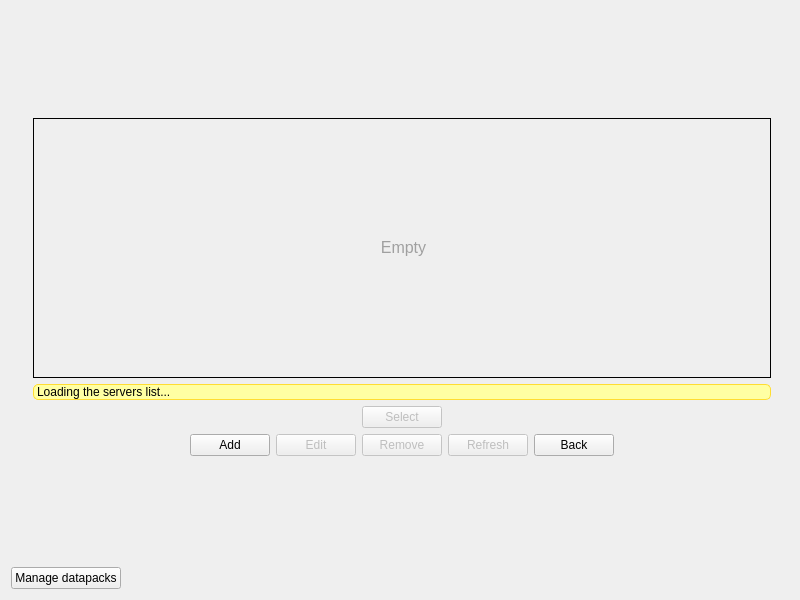
<?xml version="1.0" encoding="UTF-8"?>
<ui version="4.0">
 <class>MainWindow</class>
 <widget class="QMainWindow" name="MainWindow">
  <property name="geometry">
   <rect>
    <x>0</x>
    <y>0</y>
    <width>800</width>
    <height>600</height>
   </rect>
  </property>
  <property name="minimumSize">
   <size>
    <width>800</width>
    <height>600</height>
   </size>
  </property>
  <property name="maximumSize">
   <size>
    <width>800</width>
    <height>600</height>
   </size>
  </property>
  <property name="windowTitle">
   <string notr="true">CatchChallenger</string>
  </property>
  <property name="windowIcon">
   <iconset resource="../base/resources/client-resources.qrc">
    <normaloff>:/images/catchchallenger.png</normaloff>:/images/catchchallenger.png</iconset>
  </property>
  <widget class="QWidget" name="centralWidget">
   <layout class="QHBoxLayout" name="horizontalLayout">
    <property name="spacing">
     <number>0</number>
    </property>
    <property name="margin">
     <number>0</number>
    </property>
    <item>
     <widget class="QStackedWidget" name="stackedWidget">
      <property name="styleSheet">
       <string notr="true">#datapack{background-image: url(:/images/background.png);}</string>
      </property>
      <property name="currentIndex">
       <number>1</number>
      </property>
      <widget class="QWidget" name="mode">
       <property name="styleSheet">
        <string notr="true">#mode{background-image: url(:/images/background.jpg);}</string>
       </property>
       <layout class="QVBoxLayout" name="verticalLayout_9">
        <item>
         <widget class="QLabel" name="version">
          <property name="styleSheet">
           <string notr="true">color: rgb(120, 120, 120);</string>
          </property>
         </widget>
        </item>
        <item>
         <layout class="QHBoxLayout" name="horizontalLayout_8">
          <item>
           <spacer name="horizontalSpacer_11">
            <property name="orientation">
             <enum>Qt::Horizontal</enum>
            </property>
            <property name="sizeHint" stdset="0">
             <size>
              <width>40</width>
              <height>20</height>
             </size>
            </property>
           </spacer>
          </item>
          <item>
           <layout class="QVBoxLayout" name="verticalLayout_8">
            <item>
             <spacer name="verticalSpacer_5">
              <property name="orientation">
               <enum>Qt::Vertical</enum>
              </property>
              <property name="sizeHint" stdset="0">
               <size>
                <width>20</width>
                <height>40</height>
               </size>
              </property>
             </spacer>
            </item>
            <item>
             <widget class="QPushButton" name="solo">
              <property name="minimumSize">
               <size>
                <width>200</width>
                <height>30</height>
               </size>
              </property>
              <property name="text">
               <string>Solo</string>
              </property>
             </widget>
            </item>
            <item>
             <widget class="QPushButton" name="multiplayer">
              <property name="minimumSize">
               <size>
                <width>200</width>
                <height>30</height>
               </size>
              </property>
              <property name="text">
               <string>Multiplayers</string>
              </property>
             </widget>
            </item>
            <item>
             <spacer name="verticalSpacer_6">
              <property name="orientation">
               <enum>Qt::Vertical</enum>
              </property>
              <property name="sizeHint" stdset="0">
               <size>
                <width>20</width>
                <height>40</height>
               </size>
              </property>
             </spacer>
            </item>
           </layout>
          </item>
          <item>
           <spacer name="horizontalSpacer_12">
            <property name="orientation">
             <enum>Qt::Horizontal</enum>
            </property>
            <property name="sizeHint" stdset="0">
             <size>
              <width>40</width>
              <height>20</height>
             </size>
            </property>
           </spacer>
          </item>
         </layout>
        </item>
        <item>
         <widget class="QLabel" name="news">
          <property name="styleSheet">
           <string notr="true">background-color: rgb(220, 220, 240);
border: 1px solid rgb(100, 150, 240);
border-radius:5px;
color: rgb(0, 0, 0);</string>
          </property>
          <property name="text">
           <string/>
          </property>
          <property name="openExternalLinks">
           <bool>true</bool>
          </property>
         </widget>
        </item>
        <item>
         <widget class="QLabel" name="update">
          <property name="styleSheet">
           <string notr="true">background-color: rgb(255, 255, 163);
border: 1px solid rgb(255, 221, 50);
border-radius:5px;
color: rgb(0, 0, 0);</string>
          </property>
          <property name="openExternalLinks">
           <bool>true</bool>
          </property>
         </widget>
        </item>
        <item>
         <layout class="QHBoxLayout" name="horizontalLayout_9">
          <item>
           <widget class="QToolButton" name="languages">
            <property name="icon">
             <iconset resource="../base/resources/client-resources.qrc">
              <normaloff>:/images/interface/languages.png</normaloff>:/images/interface/languages.png</iconset>
            </property>
            <property name="iconSize">
             <size>
              <width>22</width>
              <height>22</height>
             </size>
            </property>
           </widget>
          </item>
          <item>
           <spacer name="horizontalSpacer_10">
            <property name="orientation">
             <enum>Qt::Horizontal</enum>
            </property>
            <property name="sizeHint" stdset="0">
             <size>
              <width>40</width>
              <height>20</height>
             </size>
            </property>
           </spacer>
          </item>
          <item>
           <widget class="QLabel" name="label_catchchallenger_link">
            <property name="text">
             <string>&lt;a href=&quot;http://catchchallenger.first-world.info/&quot;&gt;&lt;span style=&quot;color:#FFF;text-decoration:none;&quot;&gt;CatchChallenger&lt;/span&gt;&lt;/a&gt; &lt;!-- (Don't remove please) --&gt;</string>
            </property>
            <property name="openExternalLinks">
             <bool>true</bool>
            </property>
           </widget>
          </item>
         </layout>
        </item>
       </layout>
      </widget>
      <widget class="QWidget" name="multi">
       <property name="styleSheet">
        <string notr="true">#multi{background-image: url(:/images/background.jpg);}</string>
       </property>
       <layout class="QVBoxLayout" name="verticalLayout_3">
        <item>
         <spacer name="verticalSpacer_login_2">
          <property name="orientation">
           <enum>Qt::Vertical</enum>
          </property>
          <property name="sizeHint" stdset="0">
           <size>
            <width>20</width>
            <height>197</height>
           </size>
          </property>
         </spacer>
        </item>
        <item>
         <layout class="QHBoxLayout" name="horizontalLayout_14">
          <item>
           <spacer name="horizontalSpacer_22">
            <property name="orientation">
             <enum>Qt::Horizontal</enum>
            </property>
            <property name="sizeHint" stdset="0">
             <size>
              <width>40</width>
              <height>20</height>
             </size>
            </property>
           </spacer>
          </item>
          <item>
           <widget class="QFrame" name="frame_border_server">
            <property name="minimumSize">
             <size>
              <width>777</width>
              <height>379</height>
             </size>
            </property>
            <property name="maximumSize">
             <size>
              <width>777</width>
              <height>379</height>
             </size>
            </property>
            <property name="styleSheet">
             <string notr="true">#frame_border_server{background-image: url(:/images/savegame-select.png);}</string>
            </property>
            <layout class="QHBoxLayout" name="horizontalLayout_11">
             <item>
              <spacer name="horizontalSpacer_16">
               <property name="orientation">
                <enum>Qt::Horizontal</enum>
               </property>
               <property name="sizeHint" stdset="0">
                <size>
                 <width>40</width>
                 <height>20</height>
                </size>
               </property>
              </spacer>
             </item>
             <item>
              <widget class="QFrame" name="frame_server">
               <property name="minimumSize">
                <size>
                 <width>760</width>
                 <height>360</height>
                </size>
               </property>
               <property name="maximumSize">
                <size>
                 <width>760</width>
                 <height>360</height>
                </size>
               </property>
               <layout class="QVBoxLayout" name="verticalLayout_11">
                <item>
                 <widget class="QScrollArea" name="scrollArea_3">
                  <property name="styleSheet">
                   <string notr="true">QScrollArea {
	background-image: url(:/images/light-white.png);
border: 1px solid #000;
}
QLabel { padding:2px; }</string>
                  </property>
                  <property name="widgetResizable">
                   <bool>true</bool>
                  </property>
                  <widget class="QWidget" name="scrollAreaWidgetContentsServer">
                   <property name="geometry">
                    <rect>
                     <x>0</x>
                     <y>0</y>
                     <width>750</width>
                     <height>272</height>
                    </rect>
                   </property>
                   <layout class="QVBoxLayout" name="verticalLayout_12">
                    <item>
                     <widget class="QWidget" name="serverWidget" native="true">
                      <layout class="QVBoxLayout" name="verticalLayout_13">
                       <item>
                        <widget class="QLabel" name="serverEmpty">
                         <property name="text">
                          <string>&lt;html&gt;&lt;head/&gt;&lt;body&gt;&lt;p align=&quot;center&quot;&gt;&lt;span style=&quot; font-size:12pt; color:#a0a0a0;&quot;&gt;Empty&lt;/span&gt;&lt;/p&gt;&lt;/body&gt;&lt;/html&gt;</string>
                         </property>
                         <property name="textFormat">
                          <enum>Qt::RichText</enum>
                         </property>
                        </widget>
                       </item>
                      </layout>
                     </widget>
                    </item>
                   </layout>
                  </widget>
                 </widget>
                </item>
                <item>
                 <widget class="QLabel" name="warning">
                  <property name="styleSheet">
                   <string notr="true">background-color: rgb(255, 255, 163);
border: 1px solid rgb(255, 221, 50);
border-radius:5px;
color: rgb(0, 0, 0);</string>
                  </property>
                  <property name="text">
                   <string>Loading the servers list...</string>
                  </property>
                 </widget>
                </item>
                <item>
                 <layout class="QHBoxLayout" name="horizontalLayout_main">
                  <item>
                   <spacer name="horizontalSpacer_17">
                    <property name="orientation">
                     <enum>Qt::Horizontal</enum>
                    </property>
                    <property name="sizeHint" stdset="0">
                     <size>
                      <width>40</width>
                      <height>20</height>
                     </size>
                    </property>
                   </spacer>
                  </item>
                  <item>
                   <widget class="QPushButton" name="server_select">
                    <property name="enabled">
                     <bool>false</bool>
                    </property>
                    <property name="text">
                     <string>Select</string>
                    </property>
                   </widget>
                  </item>
                  <item>
                   <spacer name="horizontalSpacer_18">
                    <property name="orientation">
                     <enum>Qt::Horizontal</enum>
                    </property>
                    <property name="sizeHint" stdset="0">
                     <size>
                      <width>40</width>
                      <height>20</height>
                     </size>
                    </property>
                   </spacer>
                  </item>
                 </layout>
                </item>
                <item>
                 <layout class="QHBoxLayout" name="horizontalLayout_13">
                  <item>
                   <spacer name="horizontalSpacer_19">
                    <property name="orientation">
                     <enum>Qt::Horizontal</enum>
                    </property>
                    <property name="sizeHint" stdset="0">
                     <size>
                      <width>40</width>
                      <height>20</height>
                     </size>
                    </property>
                   </spacer>
                  </item>
                  <item>
                   <widget class="QPushButton" name="server_add">
                    <property name="text">
                     <string>Add</string>
                    </property>
                   </widget>
                  </item>
                  <item>
                   <widget class="QPushButton" name="server_edit">
                    <property name="enabled">
                     <bool>false</bool>
                    </property>
                    <property name="text">
                     <string>Edit</string>
                    </property>
                   </widget>
                  </item>
                  <item>
                   <widget class="QPushButton" name="server_remove">
                    <property name="enabled">
                     <bool>false</bool>
                    </property>
                    <property name="text">
                     <string>Remove</string>
                    </property>
                   </widget>
                  </item>
                  <item>
                   <widget class="QPushButton" name="server_refresh">
                    <property name="enabled">
                     <bool>false</bool>
                    </property>
                    <property name="text">
                     <string>Refresh</string>
                    </property>
                   </widget>
                  </item>
                  <item>
                   <widget class="QPushButton" name="server_back">
                    <property name="text">
                     <string>Back</string>
                    </property>
                   </widget>
                  </item>
                  <item>
                   <spacer name="horizontalSpacer_20">
                    <property name="orientation">
                     <enum>Qt::Horizontal</enum>
                    </property>
                    <property name="sizeHint" stdset="0">
                     <size>
                      <width>40</width>
                      <height>20</height>
                     </size>
                    </property>
                   </spacer>
                  </item>
                 </layout>
                </item>
               </layout>
              </widget>
             </item>
             <item>
              <spacer name="horizontalSpacer_21">
               <property name="orientation">
                <enum>Qt::Horizontal</enum>
               </property>
               <property name="sizeHint" stdset="0">
                <size>
                 <width>40</width>
                 <height>20</height>
                </size>
               </property>
              </spacer>
             </item>
            </layout>
           </widget>
          </item>
          <item>
           <spacer name="horizontalSpacer_23">
            <property name="orientation">
             <enum>Qt::Horizontal</enum>
            </property>
            <property name="sizeHint" stdset="0">
             <size>
              <width>40</width>
              <height>20</height>
             </size>
            </property>
           </spacer>
          </item>
         </layout>
        </item>
        <item>
         <spacer name="verticalSpacer_login_3">
          <property name="orientation">
           <enum>Qt::Vertical</enum>
          </property>
          <property name="sizeHint" stdset="0">
           <size>
            <width>20</width>
            <height>197</height>
           </size>
          </property>
         </spacer>
        </item>
        <item>
         <layout class="QHBoxLayout" name="horizontalLayout_3">
          <item>
           <widget class="QPushButton" name="manageDatapack">
            <property name="text">
             <string>Manage datapacks</string>
            </property>
           </widget>
          </item>
          <item>
           <spacer name="horizontalSpacer_2">
            <property name="orientation">
             <enum>Qt::Horizontal</enum>
            </property>
            <property name="sizeHint" stdset="0">
             <size>
              <width>40</width>
              <height>20</height>
             </size>
            </property>
           </spacer>
          </item>
         </layout>
        </item>
       </layout>
      </widget>
      <widget class="QWidget" name="datapack">
       <property name="styleSheet">
        <string notr="true">#datapack{background-image: url(:/images/background.jpg);}</string>
       </property>
       <layout class="QVBoxLayout" name="verticalLayout_2">
        <item>
         <spacer name="verticalSpacer_2">
          <property name="orientation">
           <enum>Qt::Vertical</enum>
          </property>
          <property name="sizeHint" stdset="0">
           <size>
            <width>20</width>
            <height>100</height>
           </size>
          </property>
         </spacer>
        </item>
        <item>
         <widget class="QFrame" name="frame_border_datapack">
          <property name="minimumSize">
           <size>
            <width>777</width>
            <height>379</height>
           </size>
          </property>
          <property name="maximumSize">
           <size>
            <width>777</width>
            <height>379</height>
           </size>
          </property>
          <property name="styleSheet">
           <string notr="true">#frame_border_datapack{background-image: url(:/images/savegame-select.png);}</string>
          </property>
          <layout class="QHBoxLayout" name="horizontalLayout_4">
           <item>
            <spacer name="horizontalSpacer_3">
             <property name="orientation">
              <enum>Qt::Horizontal</enum>
             </property>
             <property name="sizeHint" stdset="0">
              <size>
               <width>40</width>
               <height>20</height>
              </size>
             </property>
            </spacer>
           </item>
           <item>
            <widget class="QFrame" name="frame_datapack">
             <property name="minimumSize">
              <size>
               <width>760</width>
               <height>360</height>
              </size>
             </property>
             <property name="maximumSize">
              <size>
               <width>760</width>
               <height>360</height>
              </size>
             </property>
             <layout class="QVBoxLayout" name="verticalLayout_4">
              <item>
               <widget class="QScrollArea" name="scrollArea">
                <property name="styleSheet">
                 <string notr="true">QScrollArea {
	background-image: url(:/images/light-white.png);
border: 1px solid #000;
}
QLabel { padding:2px; }</string>
                </property>
                <property name="widgetResizable">
                 <bool>true</bool>
                </property>
                <widget class="QWidget" name="scrollAreaWidgetContents">
                 <property name="geometry">
                  <rect>
                   <x>0</x>
                   <y>0</y>
                   <width>750</width>
                   <height>292</height>
                  </rect>
                 </property>
                 <layout class="QVBoxLayout" name="verticalLayout_6">
                  <item>
                   <widget class="QWidget" name="datapackWidget" native="true">
                    <layout class="QVBoxLayout" name="verticalLayout_5">
                     <item>
                      <widget class="QLabel" name="datapackEmpty">
                       <property name="text">
                        <string>&lt;html&gt;&lt;head/&gt;&lt;body&gt;&lt;p align=&quot;center&quot;&gt;&lt;span style=&quot; font-size:12pt; color:#a0a0a0;&quot;&gt;Empty&lt;/span&gt;&lt;/p&gt;&lt;/body&gt;&lt;/html&gt;</string>
                       </property>
                       <property name="textFormat">
                        <enum>Qt::RichText</enum>
                       </property>
                      </widget>
                     </item>
                    </layout>
                   </widget>
                  </item>
                 </layout>
                </widget>
               </widget>
              </item>
              <item>
               <layout class="QHBoxLayout" name="horizontalLayout_5">
                <item>
                 <spacer name="horizontalSpacer_5">
                  <property name="orientation">
                   <enum>Qt::Horizontal</enum>
                  </property>
                  <property name="sizeHint" stdset="0">
                   <size>
                    <width>40</width>
                    <height>20</height>
                   </size>
                  </property>
                 </spacer>
                </item>
                <item>
                 <widget class="QPushButton" name="deleteDatapack">
                  <property name="enabled">
                   <bool>false</bool>
                  </property>
                  <property name="text">
                   <string>Delete</string>
                  </property>
                 </widget>
                </item>
                <item>
                 <spacer name="horizontalSpacer_6">
                  <property name="orientation">
                   <enum>Qt::Horizontal</enum>
                  </property>
                  <property name="sizeHint" stdset="0">
                   <size>
                    <width>40</width>
                    <height>20</height>
                   </size>
                  </property>
                 </spacer>
                </item>
               </layout>
              </item>
              <item>
               <layout class="QHBoxLayout" name="horizontalLayout_7">
                <item>
                 <spacer name="horizontalSpacer_7">
                  <property name="orientation">
                   <enum>Qt::Horizontal</enum>
                  </property>
                  <property name="sizeHint" stdset="0">
                   <size>
                    <width>40</width>
                    <height>20</height>
                   </size>
                  </property>
                 </spacer>
                </item>
                <item>
                 <widget class="QPushButton" name="backDatapack">
                  <property name="text">
                   <string>Back</string>
                  </property>
                 </widget>
                </item>
                <item>
                 <spacer name="horizontalSpacer_8">
                  <property name="orientation">
                   <enum>Qt::Horizontal</enum>
                  </property>
                  <property name="sizeHint" stdset="0">
                   <size>
                    <width>40</width>
                    <height>20</height>
                   </size>
                  </property>
                 </spacer>
                </item>
               </layout>
              </item>
             </layout>
            </widget>
           </item>
           <item>
            <spacer name="horizontalSpacer_4">
             <property name="orientation">
              <enum>Qt::Horizontal</enum>
             </property>
             <property name="sizeHint" stdset="0">
              <size>
               <width>40</width>
               <height>20</height>
              </size>
             </property>
            </spacer>
           </item>
          </layout>
         </widget>
        </item>
        <item>
         <spacer name="verticalSpacer">
          <property name="orientation">
           <enum>Qt::Vertical</enum>
          </property>
          <property name="sizeHint" stdset="0">
           <size>
            <width>20</width>
            <height>99</height>
           </size>
          </property>
         </spacer>
        </item>
       </layout>
      </widget>
      <widget class="QWidget" name="login">
       <property name="styleSheet">
        <string notr="true">#login{background-image: url(:/images/background.jpg);}</string>
       </property>
       <layout class="QVBoxLayout" name="verticalLayout_7">
        <item>
         <spacer name="verticalSpacer_3">
          <property name="orientation">
           <enum>Qt::Vertical</enum>
          </property>
          <property name="sizeHint" stdset="0">
           <size>
            <width>20</width>
            <height>192</height>
           </size>
          </property>
         </spacer>
        </item>
        <item>
         <layout class="QHBoxLayout" name="horizontalLayout_2">
          <item>
           <spacer name="horizontalSpacer">
            <property name="orientation">
             <enum>Qt::Horizontal</enum>
            </property>
            <property name="sizeHint" stdset="0">
             <size>
              <width>40</width>
              <height>20</height>
             </size>
            </property>
           </spacer>
          </item>
          <item>
           <widget class="QFrame" name="frame_login_2">
            <property name="minimumSize">
             <size>
              <width>431</width>
              <height>191</height>
             </size>
            </property>
            <property name="maximumSize">
             <size>
              <width>431</width>
              <height>191</height>
             </size>
            </property>
            <property name="styleSheet">
             <string notr="true">#frame_login_2{background-image: url(:/images/background-dialog.png);}</string>
            </property>
            <layout class="QHBoxLayout" name="horizontalLayout_6">
             <property name="spacing">
              <number>0</number>
             </property>
             <property name="margin">
              <number>0</number>
             </property>
             <item>
              <widget class="QFrame" name="frame_login">
               <property name="minimumSize">
                <size>
                 <width>411</width>
                 <height>161</height>
                </size>
               </property>
               <property name="maximumSize">
                <size>
                 <width>411</width>
                 <height>161</height>
                </size>
               </property>
               <property name="frameShape">
                <enum>QFrame::NoFrame</enum>
               </property>
               <property name="frameShadow">
                <enum>QFrame::Raised</enum>
               </property>
               <layout class="QVBoxLayout" name="verticalLayout">
                <item>
                 <layout class="QHBoxLayout" name="horizontalLayout_login_2">
                  <item>
                   <widget class="QLabel" name="label_login_login">
                    <property name="text">
                     <string>Login</string>
                    </property>
                   </widget>
                  </item>
                  <item>
                   <spacer name="horizontalSpacer_login_7">
                    <property name="orientation">
                     <enum>Qt::Horizontal</enum>
                    </property>
                    <property name="sizeHint" stdset="0">
                     <size>
                      <width>40</width>
                      <height>20</height>
                     </size>
                    </property>
                   </spacer>
                  </item>
                  <item>
                   <widget class="QLineEdit" name="lineEditLogin">
                    <property name="minimumSize">
                     <size>
                      <width>180</width>
                      <height>0</height>
                     </size>
                    </property>
                    <property name="maximumSize">
                     <size>
                      <width>180</width>
                      <height>16777215</height>
                     </size>
                    </property>
                    <property name="styleSheet">
                     <string notr="true">background-image: url(:/images/light-white.png);color: rgb(0, 0, 0);
border-image: url(:/images/empty.png);</string>
                    </property>
                   </widget>
                  </item>
                 </layout>
                </item>
                <item>
                 <layout class="QHBoxLayout" name="horizontalLayout_login_3">
                  <item>
                   <widget class="QLabel" name="label_login_pass">
                    <property name="text">
                     <string>Password:</string>
                    </property>
                   </widget>
                  </item>
                  <item>
                   <spacer name="horizontalSpacer_login_2">
                    <property name="orientation">
                     <enum>Qt::Horizontal</enum>
                    </property>
                    <property name="sizeHint" stdset="0">
                     <size>
                      <width>40</width>
                      <height>20</height>
                     </size>
                    </property>
                   </spacer>
                  </item>
                  <item>
                   <widget class="QLineEdit" name="lineEditPass">
                    <property name="minimumSize">
                     <size>
                      <width>180</width>
                      <height>0</height>
                     </size>
                    </property>
                    <property name="maximumSize">
                     <size>
                      <width>180</width>
                      <height>16777215</height>
                     </size>
                    </property>
                    <property name="styleSheet">
                     <string notr="true">background-image: url(:/images/light-white.png);
border-image: url(:/images/empty.png);
color: rgb(0, 0, 0);</string>
                    </property>
                    <property name="echoMode">
                     <enum>QLineEdit::Password</enum>
                    </property>
                   </widget>
                  </item>
                 </layout>
                </item>
                <item>
                 <widget class="QCheckBox" name="checkBoxRememberPassword">
                  <property name="text">
                   <string>Remember the password</string>
                  </property>
                 </widget>
                </item>
                <item>
                 <spacer name="verticalSpacer_login">
                  <property name="orientation">
                   <enum>Qt::Vertical</enum>
                  </property>
                  <property name="sizeHint" stdset="0">
                   <size>
                    <width>20</width>
                    <height>72</height>
                   </size>
                  </property>
                 </spacer>
                </item>
                <item>
                 <layout class="QHBoxLayout" name="horizontalLayout_10">
                  <item>
                   <spacer name="horizontalSpacer_login_5">
                    <property name="orientation">
                     <enum>Qt::Horizontal</enum>
                    </property>
                    <property name="sizeHint" stdset="0">
                     <size>
                      <width>40</width>
                      <height>20</height>
                     </size>
                    </property>
                   </spacer>
                  </item>
                  <item>
                   <widget class="QLabel" name="label_login_website">
                    <property name="styleSheet">
                     <string notr="true">background-image: url(:/images/light-white.png);
padding: 0 5px;</string>
                    </property>
                    <property name="text">
                     <string>&lt;a href=&quot;http://catchchallenger.first-world.info/&quot;&gt;&lt;span style=&quot;text-decoration:underline;color:#0057ae;&quot;&gt;Web site&lt;/span&gt;&lt;/a&gt;</string>
                    </property>
                    <property name="openExternalLinks">
                     <bool>true</bool>
                    </property>
                   </widget>
                  </item>
                  <item>
                   <spacer name="horizontalSpacer_website">
                    <property name="orientation">
                     <enum>Qt::Horizontal</enum>
                    </property>
                    <property name="sizeHint" stdset="0">
                     <size>
                      <width>40</width>
                      <height>20</height>
                     </size>
                    </property>
                   </spacer>
                  </item>
                  <item>
                   <widget class="QLabel" name="label_login_register">
                    <property name="styleSheet">
                     <string notr="true">background-image: url(:/images/light-white.png);
padding: 0 5px;</string>
                    </property>
                    <property name="text">
                     <string>&lt;a href=&quot;http://catchchallenger.first-world.info/register.html&quot;&gt;&lt;span style=&quot;text-decoration:underline;color:#0057ae;&quot;&gt;Register&lt;/span&gt;&lt;/a&gt;</string>
                    </property>
                    <property name="openExternalLinks">
                     <bool>true</bool>
                    </property>
                   </widget>
                  </item>
                  <item>
                   <spacer name="horizontalSpacer_register">
                    <property name="orientation">
                     <enum>Qt::Horizontal</enum>
                    </property>
                    <property name="sizeHint" stdset="0">
                     <size>
                      <width>40</width>
                      <height>20</height>
                     </size>
                    </property>
                   </spacer>
                  </item>
                 </layout>
                </item>
                <item>
                 <layout class="QHBoxLayout" name="horizontalLayout_12">
                  <item>
                   <spacer name="horizontalSpacer_login_3">
                    <property name="orientation">
                     <enum>Qt::Horizontal</enum>
                    </property>
                    <property name="sizeHint" stdset="0">
                     <size>
                      <width>40</width>
                      <height>20</height>
                     </size>
                    </property>
                   </spacer>
                  </item>
                  <item>
                   <widget class="QPushButton" name="pushButtonTryLogin">
                    <property name="text">
                     <string> Ok </string>
                    </property>
                   </widget>
                  </item>
                  <item>
                   <spacer name="horizontalSpacer_13">
                    <property name="orientation">
                     <enum>Qt::Horizontal</enum>
                    </property>
                    <property name="sizeHint" stdset="0">
                     <size>
                      <width>40</width>
                      <height>20</height>
                     </size>
                    </property>
                   </spacer>
                  </item>
                  <item>
                   <widget class="QPushButton" name="login_cancel">
                    <property name="text">
                     <string>Cancel</string>
                    </property>
                   </widget>
                  </item>
                  <item>
                   <spacer name="horizontalSpacer_14">
                    <property name="orientation">
                     <enum>Qt::Horizontal</enum>
                    </property>
                    <property name="sizeHint" stdset="0">
                     <size>
                      <width>40</width>
                      <height>20</height>
                     </size>
                    </property>
                   </spacer>
                  </item>
                 </layout>
                </item>
               </layout>
              </widget>
             </item>
            </layout>
           </widget>
          </item>
          <item>
           <spacer name="horizontalSpacer_9">
            <property name="orientation">
             <enum>Qt::Horizontal</enum>
            </property>
            <property name="sizeHint" stdset="0">
             <size>
              <width>40</width>
              <height>20</height>
             </size>
            </property>
           </spacer>
          </item>
         </layout>
        </item>
        <item>
         <spacer name="verticalSpacer_4">
          <property name="orientation">
           <enum>Qt::Vertical</enum>
          </property>
          <property name="sizeHint" stdset="0">
           <size>
            <width>20</width>
            <height>192</height>
           </size>
          </property>
         </spacer>
        </item>
       </layout>
      </widget>
     </widget>
    </item>
   </layout>
  </widget>
 </widget>
 <layoutdefault spacing="6" margin="11"/>
 <resources>
  <include location="../base/resources/client-resources.qrc"/>
 </resources>
 <connections/>
</ui>
